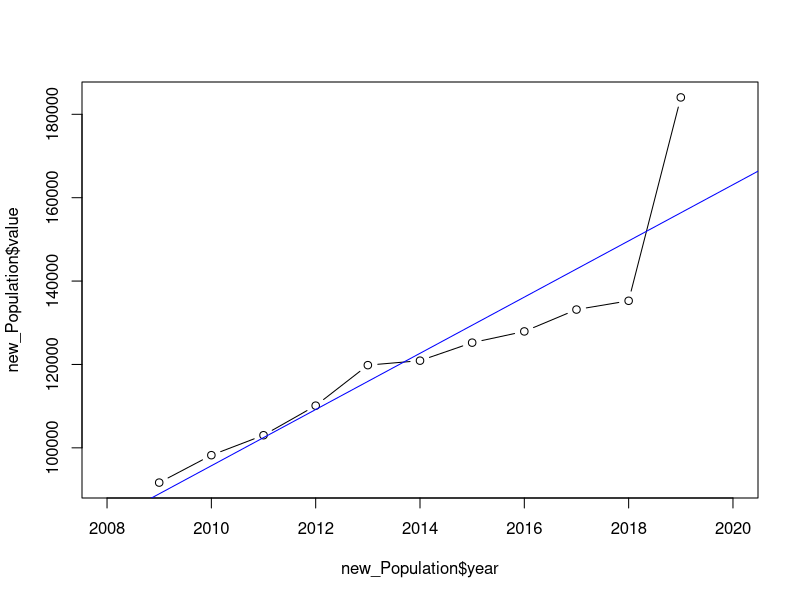
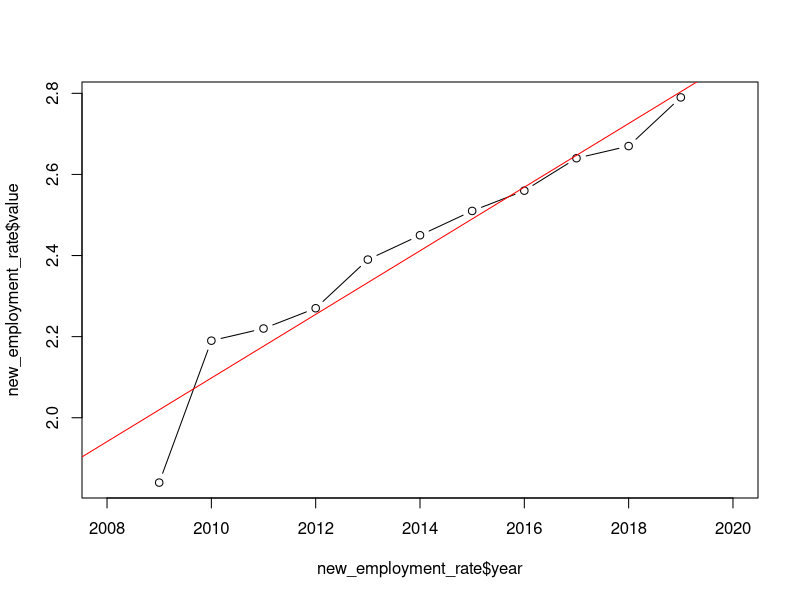

Recreate these plots in R, in order. (Note: this script raises an error after producing the figures.)
setwd("/Users/cpprhtn/Desktop")
library(tidyr)
library(reshape2)
library(dplyr)
read.csv("disable_employment.csv",header = T,fileEncoding = "CP949") -> dis
dis
dis2<- melt(dis, id.vars = "구분",variable.name = "Date")
dis2$year =substr(dis2$Date,2,5)

new_dis <- dis2[,c(4,3)]
count = 1
for(i in 1:44){
  if(i%%4==2){
    new_dis[count,] <- new_dis[i,c(1,2)]
    count = count+1
  }
  if(i%%4==0){
    new_dis[count,] <- new_dis[i,c(1,2)]
    count = count+1
  }
}

dis_final <- new_dis[c(1:22),]

str(dis_final)
dis_final$year <- as.numeric(dis_final$year)
dis_final$value <- as.numeric(dis_final$value)

dis_Population <- dis_final
dis_employment_rate <- dis_final
num=1
for(j in 1:22){
  if(j%%2 == 1){
    dis_Population[num,] <- dis_final[j,]
  }
  else{
    dis_employment_rate[num,] <- dis_final[j,]
    num = num+1
  }
}

new_Population <- dis_Population[c(1:11),]
new_employment_rate <- dis_employment_rate[c(1:11),]

plot(new_Population$year,new_Population$value, type = "b", xlim = c(2008,2020))
fit <- lm(new_Population$value ~ new_Population$year)
fit
abline(fit, col = "blue")

plot(new_employment_rate$year,new_employment_rate$value, type = "b", xlim = c(2008,2020))
fit2 <- lm(new_employment_rate$value ~ new_employment_rate$year)
fit2
abline(fit2, col = "red")
fit$coefficients[[2]]
fit2$coefficients[[2]]

for (k in 1:11) {
  new_employment_rate$value[k] * new_Population$value[k] -> ndf[k]
}
